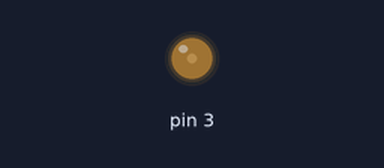
A sketch run on a simulated Arduino Uno, built with avr-gcc and run on an emulated ATmega328P. Parts: output pins drawn as LEDs (lit = HIGH). What the sketch prints to the serial monitor is not drawn.

Above: at 0.05 s.
At 1.0 s:
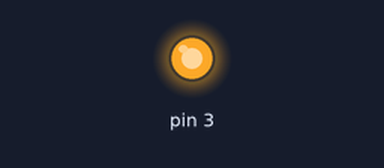
Timing chart, 0 to 3.0 s (numbered marks = the images above):
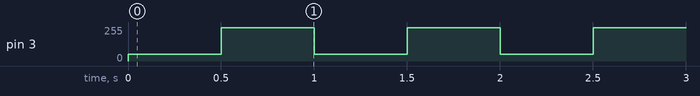

Measured:
- by itself, pin 3: repeats every 1.0 s: 250/255 0.50 s, 50/255 0.50 s, until it stays 0/255 from 10.0 s

The sketch:

_02_LedPWM.ino
```cpp
 int8_t compteur;

 void setup() {
  // put your setup code here, to run once:
  pinMode(3,OUTPUT);
  compteur = 0;
  Serial.begin(115200);
}

void loop() {

  Serial.println(compteur);

  if (compteur < 10)
  {

    /* Definit PWM a 50 */
    analogWrite(3,50);
    delay(500);

    /* Redefinit PWN a 250 */
    analogWrite(3,250);
    delay(500);

   compteur++;

  }
  else
  {
    /* Eteint la led */
    analogWrite(3,0);
  }

}
```
